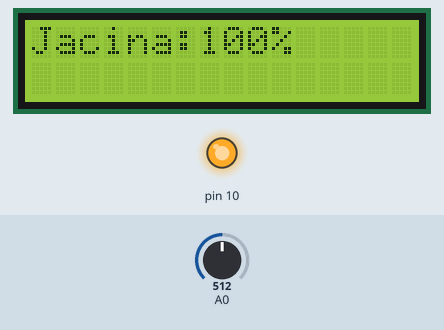
This sketch was run on a simulated Arduino Uno, built with avr-gcc and run on an emulated ATmega328P. Shown: 16×2 character LCD, output pins drawn as LEDs (lit = HIGH). The inputs (shaded band) are chosen by the test bench; at power-on: A0 = 512.

Above: at 1.2 s.
1.3 s: A0 set to 309
2.8 s: A0 set to 288
At 3.3 s:
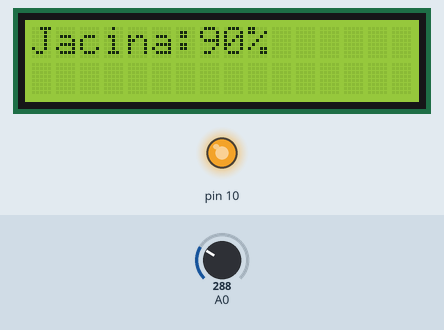
Timing chart, 0 to 5.8 s (numbered marks = the images above; inputs shaded):
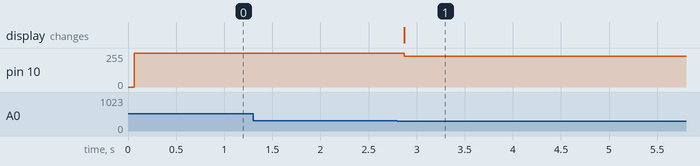

The sketch:

lcd4.ino
```cpp
#include<LiquidCrystal.h>
LiquidCrystal lcd(8, 9, 4, 5, 6, 7);

byte ocitajTaster()
{
  int temp = analogRead(0);

  if(temp < 700 && temp > 600)
    return 1; //select
  else if(temp < 460 && temp > 360)
    return 2; //left
  else if(temp < 150 && temp > 50)
    return 3; //up
  else if(temp < 300 && temp > 200)
    return 4; //down
  else if(temp < 49)
    return 5; //right
  else
    return 0; //nista nije pritisnuto
}

float jacina = 255;
float korak = 25.5;
int prethodnoStanje = 0;

void setup() {
  // put your setup code here, to run once:
  Serial.begin(9600);
  lcd.begin(16, 2);
  pinMode(10, OUTPUT);
}

int ulaz;
int procenti = 100;

void loop() {
  // put your main code here, to run repeatedly:
  lcd.clear();
  analogWrite(10, jacina);
  lcd.print("Jacina:");
  lcd.print(procenti);
  lcd.print("%");
  delay(100);

  ulaz = ocitajTaster();
  //int prethodnoStanje = 0;
  //int trenutnoStanje = 0;

  if(ulaz == 3 && jacina <= 229.5 && ulaz != prethodnoStanje)
  {
    jacina += korak;
    procenti += 10;
  }
  //trenutnoStanje = prethodnoStanje;
  else if(ulaz == 4 && jacina >= 25.5 && ulaz != prethodnoStanje)
  {
    jacina -= korak;
    procenti -= 10;
  }
  prethodnoStanje = ulaz;
}
```

Measured:
- after the input at 1.3 s, every drawn part: stays the same
- after the input at 2.8 s, pin 10: 255/255 → 229/255 after 0.07 s; the display: changes after 0.07 s (image 1)
